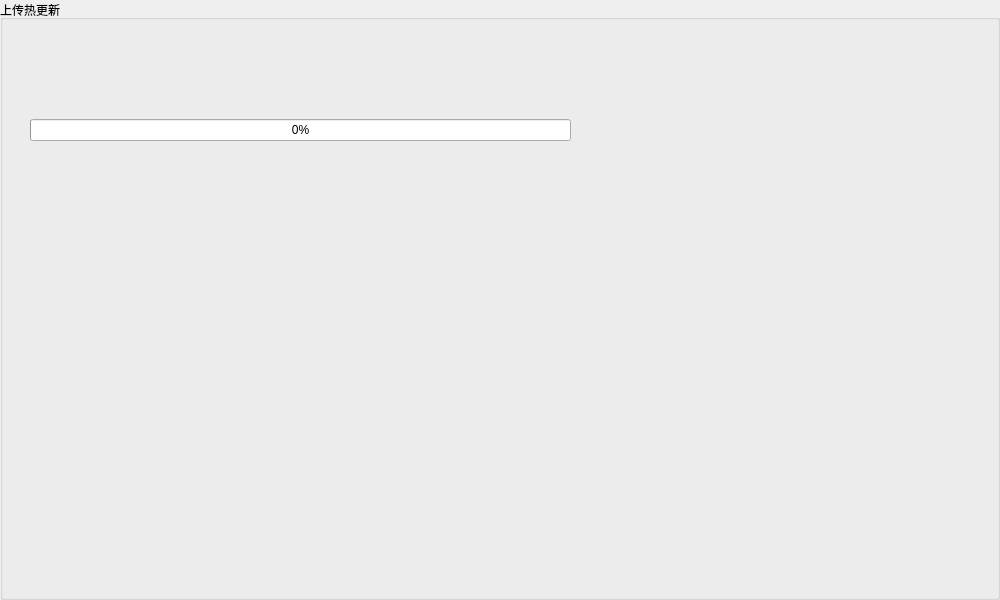
<?xml version="1.0" encoding="UTF-8"?>
<ui version="4.0">
 <class>hotupdateBox</class>
 <widget class="QGroupBox" name="hotupdateBox">
  <property name="geometry">
   <rect>
    <x>0</x>
    <y>0</y>
    <width>1000</width>
    <height>600</height>
   </rect>
  </property>
  <property name="minimumSize">
   <size>
    <width>1000</width>
    <height>600</height>
   </size>
  </property>
  <property name="windowTitle">
   <string>GroupBox</string>
  </property>
  <property name="title">
   <string>上传热更新</string>
  </property>
  <widget class="QWidget" name="widget_2" native="true">
   <property name="geometry">
    <rect>
     <x>30</x>
     <y>110</y>
     <width>541</width>
     <height>41</height>
    </rect>
   </property>
   <layout class="QHBoxLayout" name="horizontalLayout_2">
    <item>
     <widget class="QProgressBar" name="progressBar">
      <property name="value">
       <number>0</number>
      </property>
     </widget>
    </item>
   </layout>
  </widget>
 </widget>
 <resources/>
 <connections/>
</ui>
